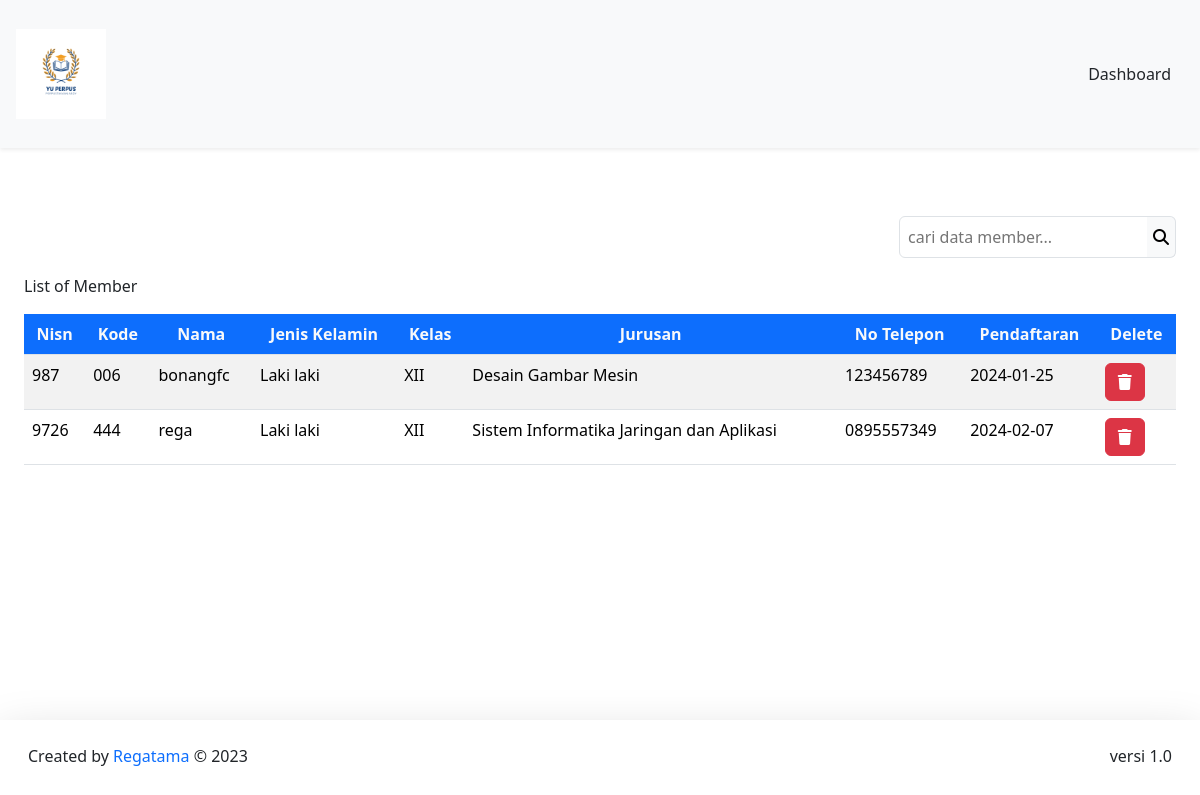
Page /DashboardAdmin/member/member.php (signed in) on the committed database.
### tables this page shows
CREATE TABLE `member` (
  `nisn` int(11) NOT NULL,
  `kode_member` varchar(12) NOT NULL,
  `nama` varchar(255) NOT NULL,
  `password` varchar(255) NOT NULL,
  `jenis_kelamin` varchar(20) NOT NULL,
  `kelas` varchar(5) NOT NULL,
  `jurusan` varchar(50) NOT NULL,
  `no_tlp` varchar(15) NOT NULL,
  `tgl_pendaftaran` date NOT NULL
);

### config/config.php (called while the page is built, shortened)
<?php
$host = "127.0.0.1";
$username = "root";
$password = "";
$database_name = "perpus_abdy";
$connection = mysqli_connect($host, $username, $password, $database_name);
function queryReadData($dataKategori)
{
  global $connection;
  $result = mysqli_query($connection, $dataKategori);
  $items = [];
  while ($item = mysqli_fetch_assoc($result)) {
    $items[] = $item;
  }
  return $items;
}

### DashboardAdmin/member/member.php (the view, shortened to what this page needs)
<?php
require "../../config/config.php";
$member = queryReadData("SELECT * FROM member");
?>
<!DOCTYPE html>
<html lang="en">
<head>
   <link href="../../assets/css/bootstrap.min.css" rel="stylesheet"
>
</head>
<body>
   <nav class="navbar fixed-top bg-body-tertiary shadow-sm">
      <div class="container-fluid p-3">
         <a class="navbar-brand" href="#">
            <img src="../../assets/logoNav.png" alt="logo" width="90px">
         </a>
         <a class="btn btn-tertiary" href="../dashboardAdmin.php">Dashboard</a>
      </div>
   </nav>
   <br><br><br><br>
   <div class="p-4 mt-5">
      <form action="" method="post" class="mt-5">
         <div class="input-group d-flex justify-content-end mb-3">
            <input class="border p-2 rounded rounded-end-0 bg-tertiary" type="text" name="keyword" id="keyword"
               placeholder="cari data member...">
            <button class="border border-start-0 bg-light rounded rounded-start-0" type="submit" name="search"><i
                  class="fa-solid fa-magnifying-glass"></i></button>
         </div>
      </form>
      <caption>List of Member</caption>
      <div class="table-responsive mt-3">
         <table class="table table-striped table-hover">
            <thead class="text-center">
               <tr>
                  <th class="bg-primary text-light">Nisn</th>
                  <th class="bg-primary text-light">Kode</th>
                  <th class="bg-primary text-light">Nama</th>
                  <th class="bg-primary text-light">Jenis Kelamin</th>
                  <th class="bg-primary text-light">Kelas</th>
                  <th class="bg-primary text-light">Jurusan</th>
                  <th class="bg-primary text-light">No Telepon</th>
                  <th class="bg-primary text-light">Pendaftaran</th>
                  <th class="bg-primary text-light">Delete</th>
               </tr>
            </thead>
            <?php foreach ($member as $item) : ?>
            <tr>
               <td><?= $item["nisn"]; ?></td>
               <td><?= $item["kode_member"]; ?></td>
               <td><?= $item["nama"]; ?></td>
               <td><?= $item["jenis_kelamin"]; ?></td>
               <td><?= $item["kelas"]; ?></td>
               <td><?= $item["jurusan"]; ?></td>
               <td><?= $item["no_tlp"]; ?></td>
               <td><?= $item["tgl_pendaftaran"]; ?></td>
               <td>
                  <div class="action">
                     <a href="deleteMember.php?id=<?= $item["nisn"]; ?>" class="btn btn-danger"
                        onclick="return confirm('Yakin ingin menghapus data member ?');"><i
                           class="fa-solid fa-trash"></i></a>
                  </div>
               </td>
            </tr>
            <?php endforeach; ?>
         </table>
      </div>
   </div>
   <footer class="fixed-bottom shadow-lg bg-subtle p-3">
      <div class="container-fluid d-flex justify-content-between">
         <p class="mt-2">Created by <span class="text-primary"> Regatama</span> © 2023</p>
         <p class="mt-2">versi 1.0</p>
      </div>
   </footer>
</body>
</html>

### rows in the picture
member: nisn "987", kode_member "006", nama "bonangfc", jenis_kelamin "Laki laki", kelas "XII", jurusan "Desain Gambar Mesin", no_tlp "123456789", tgl_pendaftaran "2024-01-25"
member: nisn "9726", kode_member "444", nama "rega", jenis_kelamin "Laki laki", kelas "XII", jurusan "Sistem Informatika Jaringan dan Aplikasi", no_tlp "0895557349", tgl_pendaftaran "2024-02-07"
